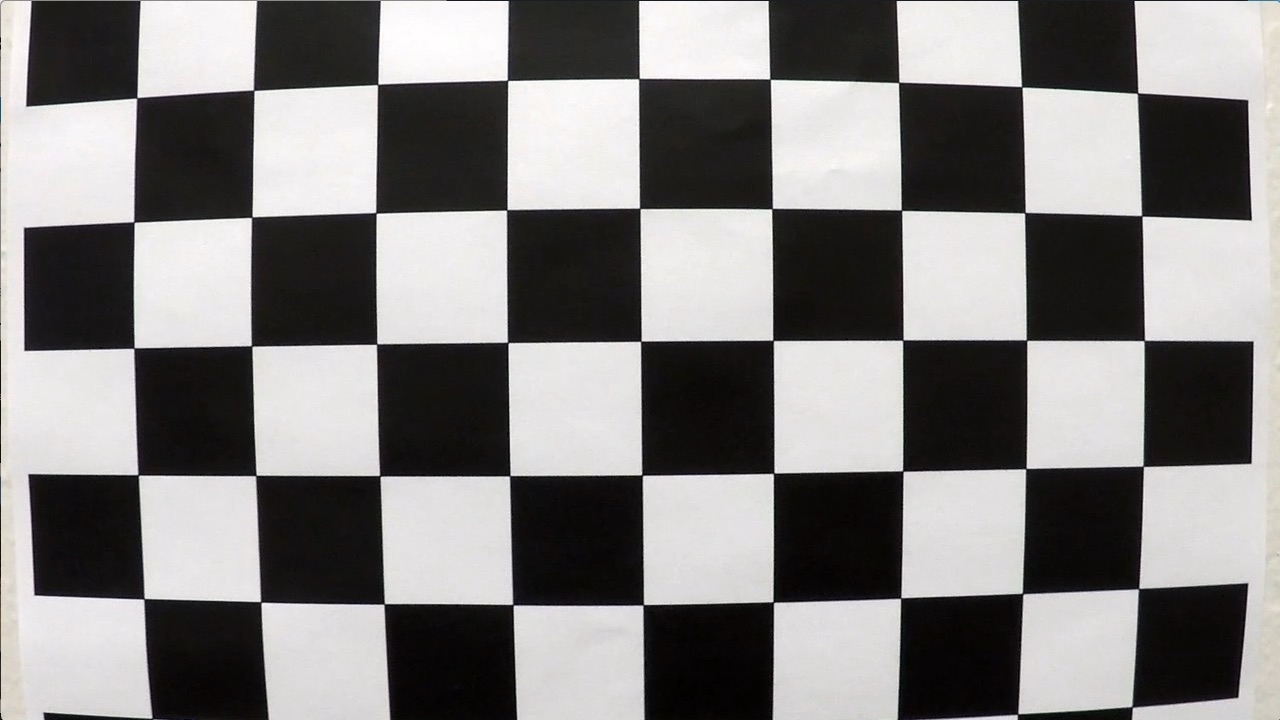
#> input picture camera_cal/calibration1.jpg, 1280 x 720 px; its folder holds 7 pictures in this run
$ python Advanced_Lane_Line_Marker_Pipeline.py
#> lines starting #> are read from the running program, lines starting #| are printed output that depends on the picture; after the words box and inside, x2 and y2 are one past the last pixel; in counts of white or black regions, pixels touching at a corner belong together
import numpy as np
import cv2
import glob
import pickle
import os

# prepare object points
n_cols = 9
n_rows = 6
objp = np.zeros((n_cols*n_rows,3), np.float32)
objp[:,:2] = np.mgrid[0:n_cols,0:n_rows].T.reshape(-1,2)

objpoints = []
imgpoints = []

calibration_images_path='camera_cal/calibration*.jpg'
images = glob.glob(calibration_images_path)


for idx, filename in enumerate(images):
    img = cv2.imread(filename)
#> img is the input picture: shape (720, 1280, 3); mean B, G, R 127.8, 128.4, 130.1
    gray = cv2.cvtColor(img, cv2.COLOR_BGR2GRAY)

    ret, corners = cv2.findChessboardCorners(gray, (n_cols, n_rows), None)
#> ret = False; corners = None

    if ret == True:
        imgpoints.append(corners)
        objpoints.append(objp)

        cv2.drawChessboardCorners(img, (n_cols, n_rows), corners, ret)
        write_name = 'corners_found'+str(idx)+'.jpg'
        path = './camera_cal/'
        cv2.imwrite(os.path.join(path , write_name), img)
    else:
        print('Unable to calibrate', filename)
#> pass 2 of the loop `for idx, filename in enumerate(images):`:
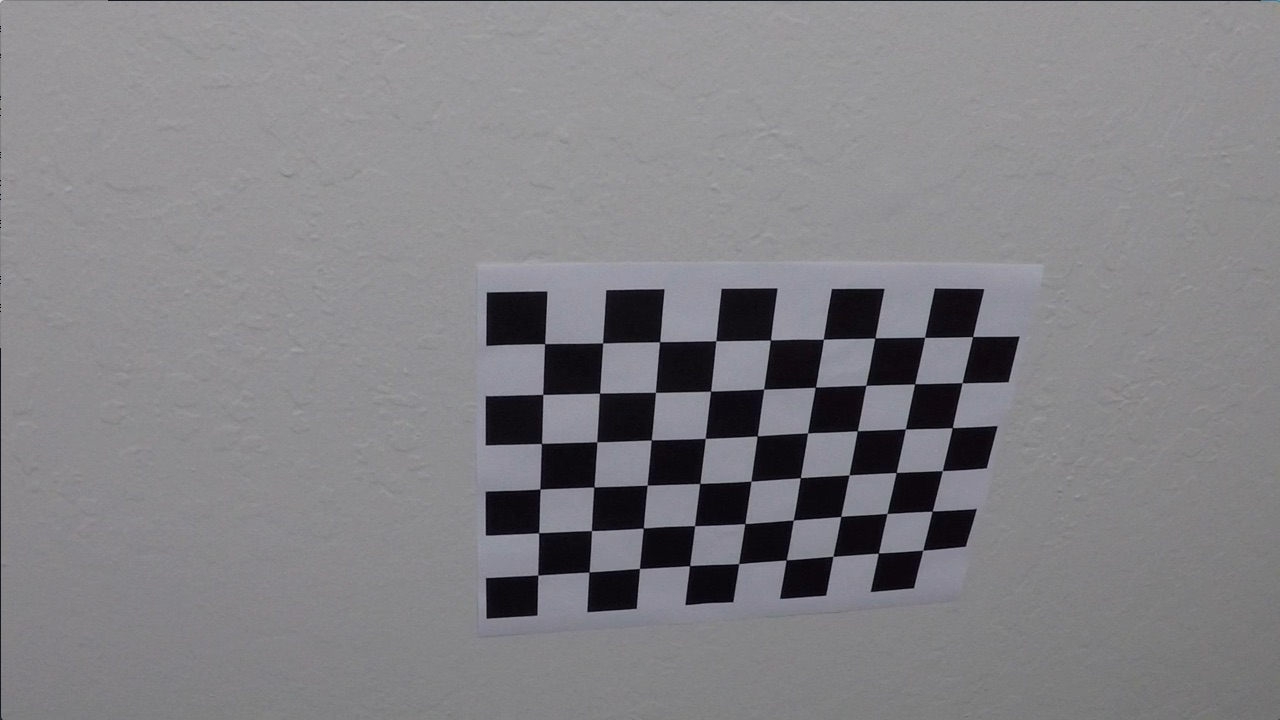
#> input picture camera_cal/calibration10.jpg, 1280 x 720 px
#> img is the input picture: shape (720, 1280, 3); mean B, G, R 133.1, 129.4, 130.2
#> ret = True; corners = 54 rows, first 8: [545.3, 343.1], [602.7, 342.8], [660.1, 341.3], [715.8, 340.7], [770.6, 340], [823.5, 339.2], [874.3, 338.5], [925.1, 337.4]
#> `cv2.drawChessboardCorners(img, (n_cols, n_rows), corners, ret)`:
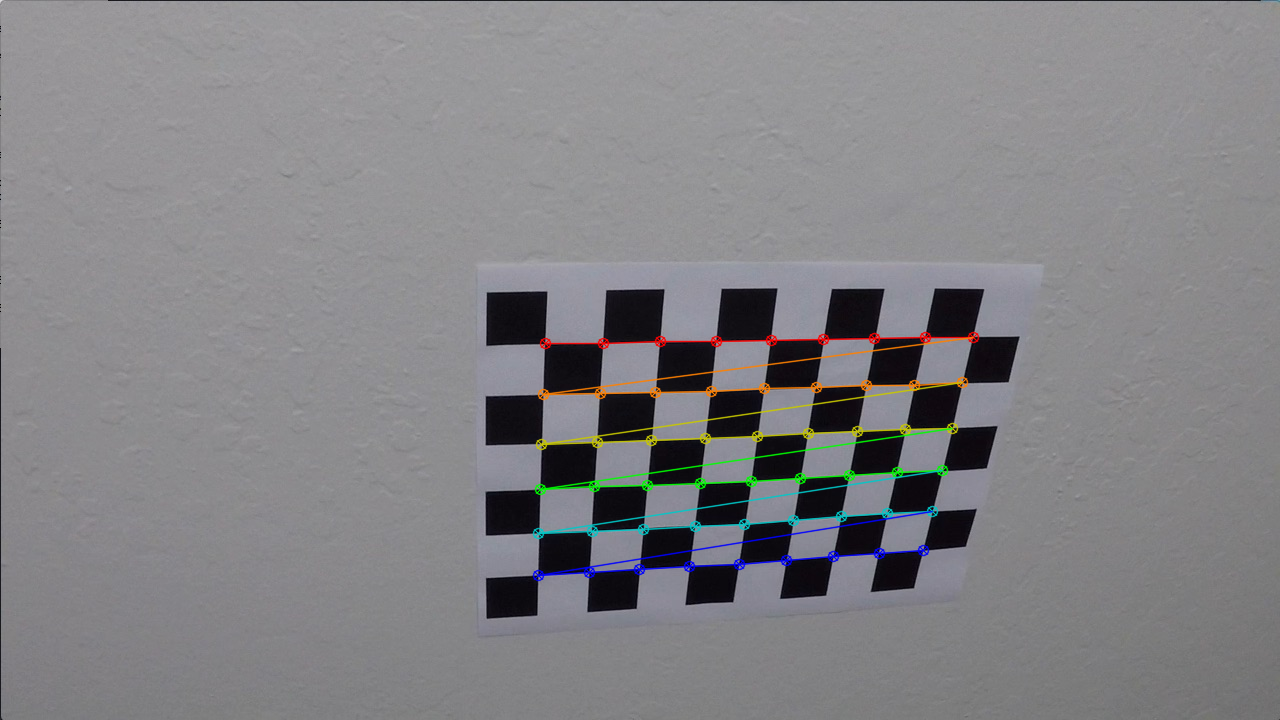
#> img: shape (720, 1280, 3); 1.91% of pixels changed, all inside (x1, y1, x2, y2) = (532, 331, 980, 582)
#> pass 3 of the loop `for idx, filename in enumerate(images):`:
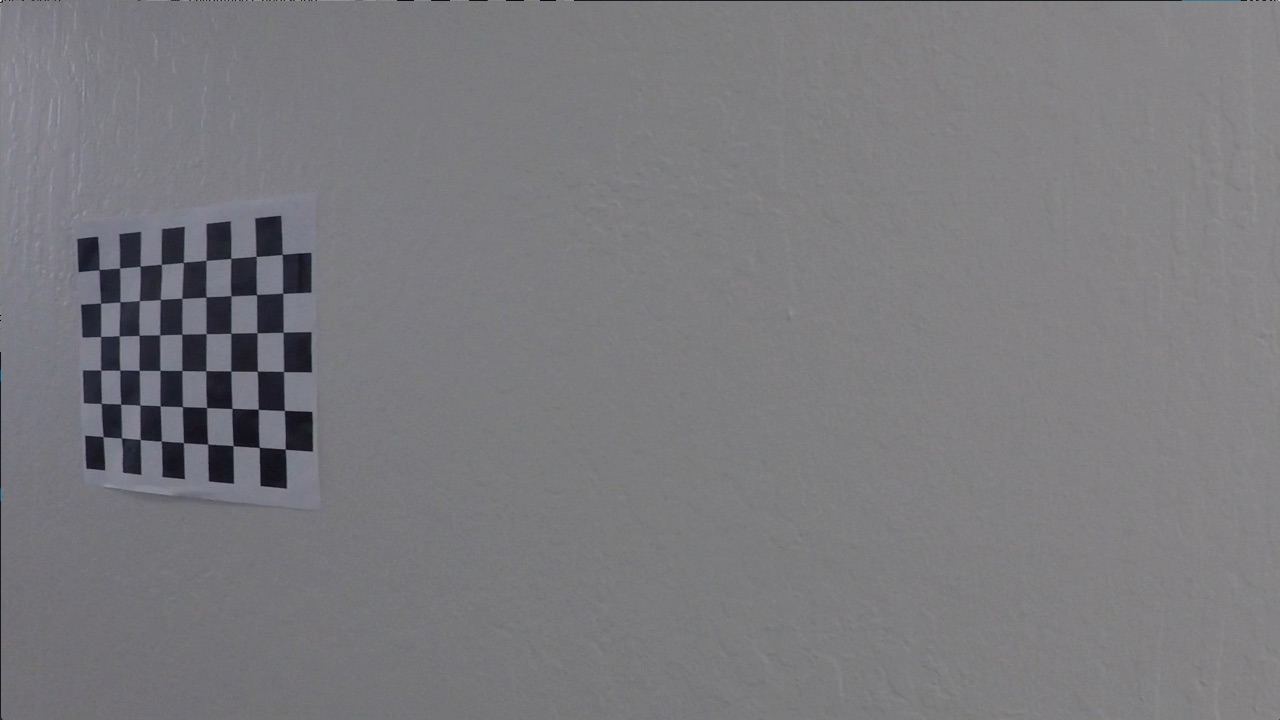
#> input picture camera_cal/calibration11.jpg, 1280 x 720 px
#> img is the input picture: shape (720, 1280, 3); mean B, G, R 125.2, 121.7, 122.2
#> corners = 54 rows, first 8: [99.22, 269.6], [119.6, 268], [140.1, 266.1], [161.3, 264.5], [183.3, 262.5], [206.1, 260.3], [230.7, 258.2], [256.2, 256.3]
#> `cv2.drawChessboardCorners(img, (n_cols, n_rows), corners, ret)`:
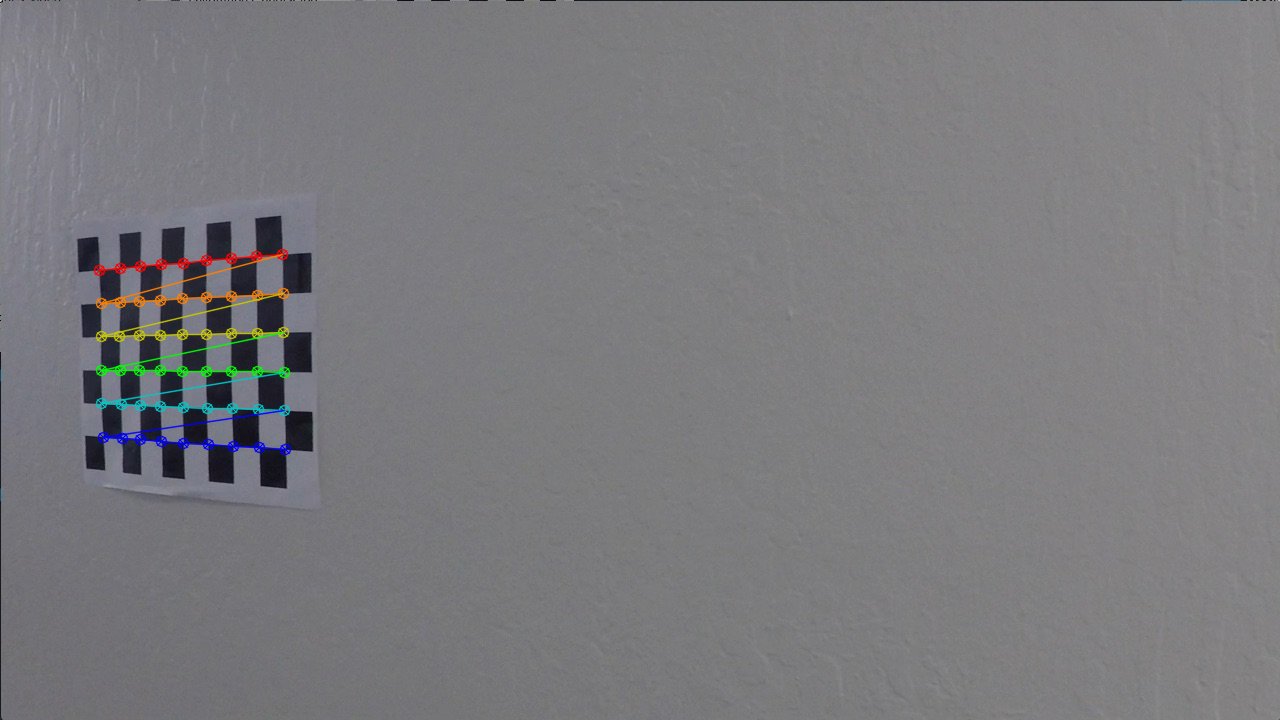
#> img: shape (720, 1280, 3); 1.11% of pixels changed, all inside (x1, y1, x2, y2) = (93, 248, 292, 456)
#> the loop made 5 passes; the first 3 are shown

img = cv2.imread('./camera_cal/calibration2.jpg')
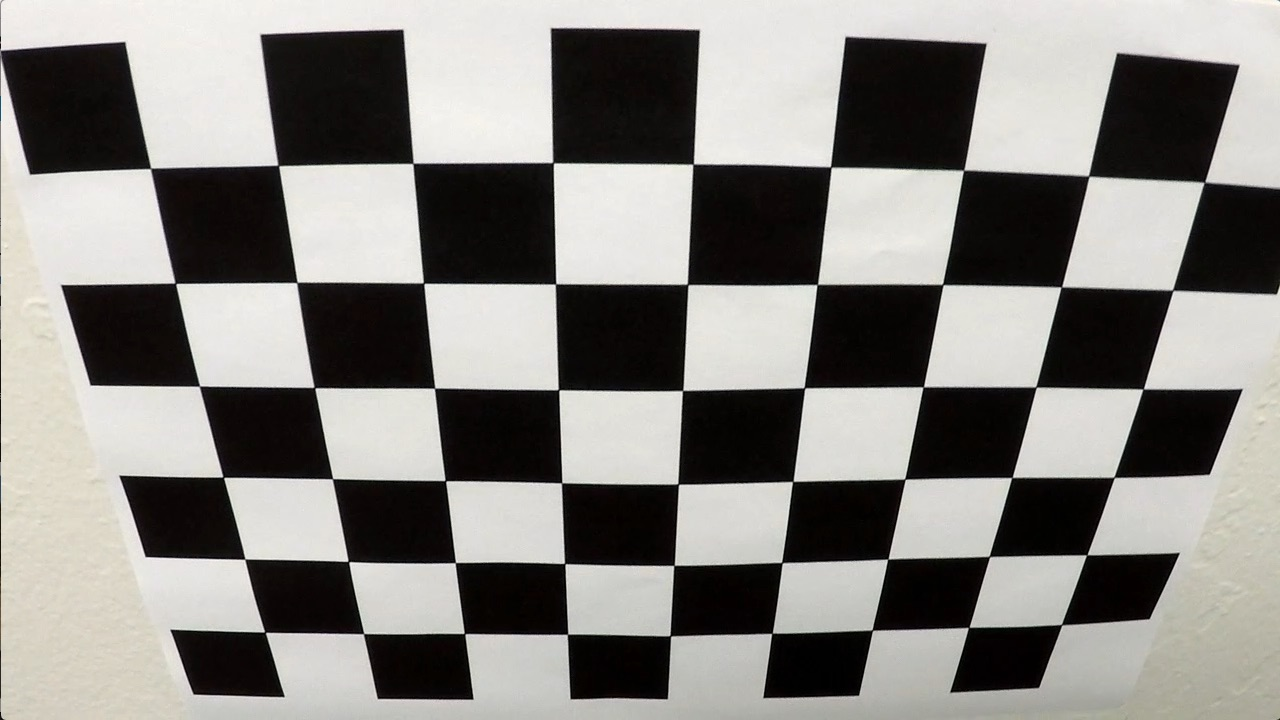
#> input picture camera_cal/calibration2.jpg, 1280 x 720 px
#> img is the input picture: shape (720, 1280, 3); mean B, G, R 128.5, 132.4, 134.4
img_size = (img.shape[1], img.shape[0])
#> img_size = (1280, 720)

def cal_undistort(img, objpoints, imgpoints):
    # Use cv2.calibrateCamera() and cv2.undistort()

    gray = cv2.cvtColor(img, cv2.COLOR_BGR2GRAY)
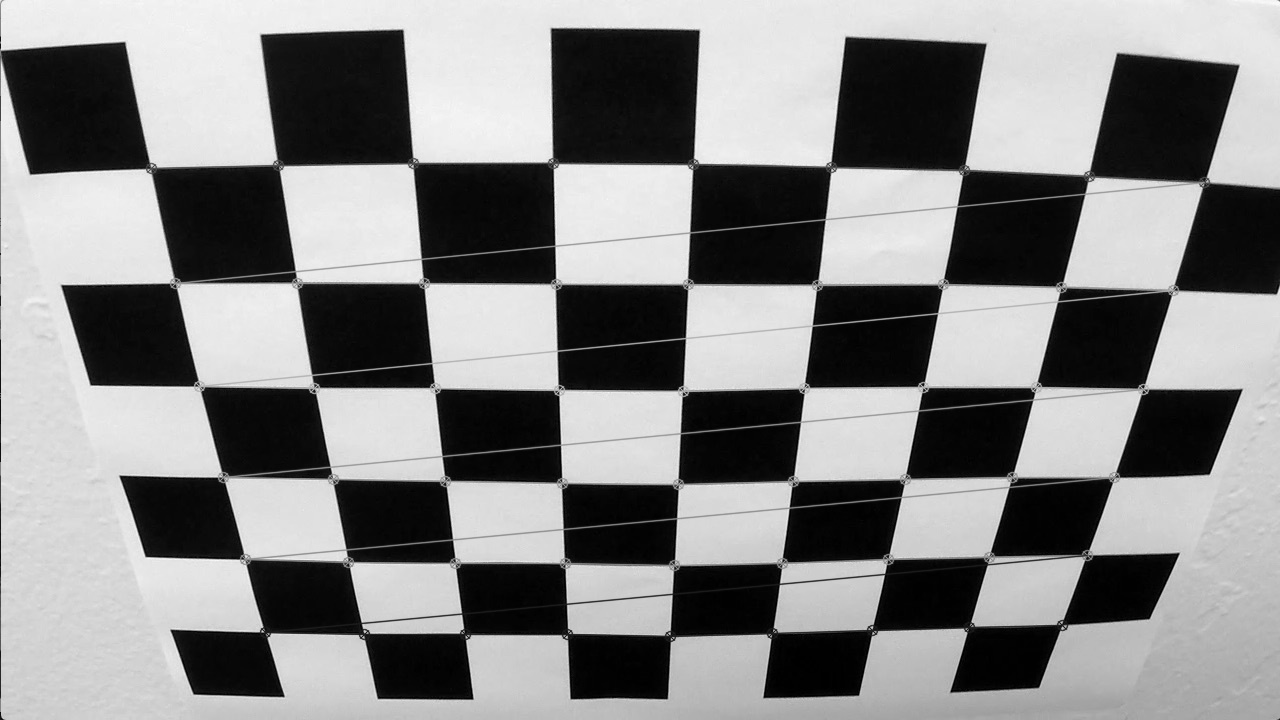
#> gray: shape (720, 1280); min 0, max 254, mean 132.8
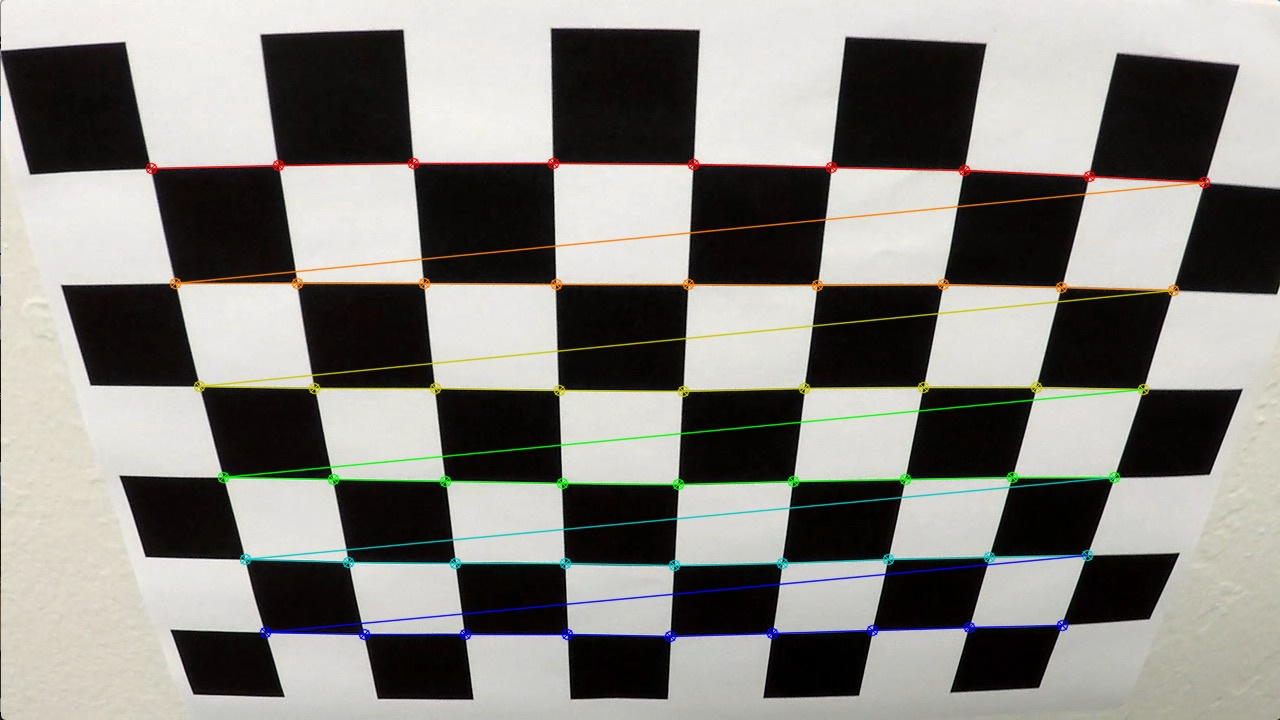
#> img: shape (720, 1280, 3); mean B, G, R 128, 132.9, 134.5

    ret, mtx, dist, rvecs, tvecs = cv2.calibrateCamera(objpoints, imgpoints, gray.shape[::-1], None, None)
    print(objpoints, imgpoints)
    return cv2.undistort(img, mtx, dist, None, mtx)
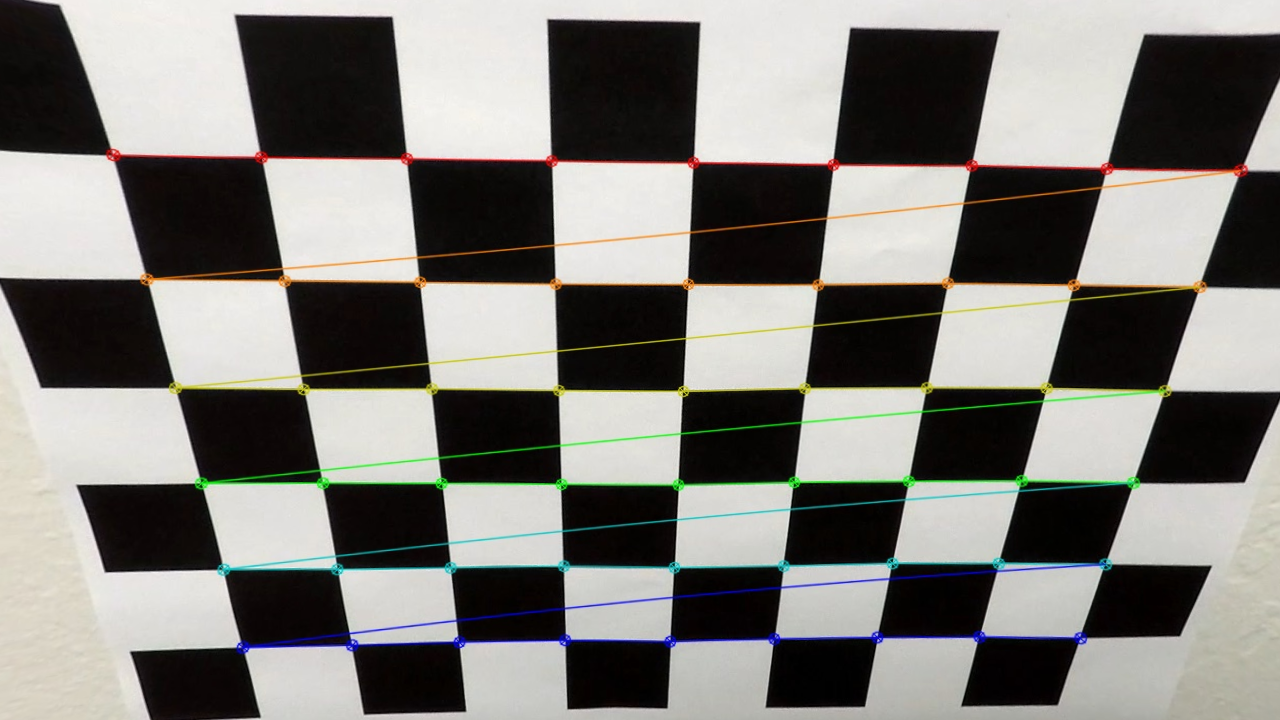
#> returned value: shape (720, 1280, 3); mean of channels 0, 1, 2 120.7, 125, 126.5; drawn as B, G, R

ret, mtx, dist, rvecs, tvecs = cv2.calibrateCamera(objpoints, imgpoints, gray.shape[::-1], None, None)
write_name = 'corners_found4_undistorted.jpg'
path = './camera_cal/'
cv2.imwrite(os.path.join(path , write_name), cal_undistort(cv2.imread('./camera_cal/corners_found4.jpg'), objpoints, imgpoints))

dist_pickle = {}
dist_pickle["mtx"] = mtx
dist_pickle["dist"] = dist
pickle.dump( dist_pickle, open( "./camera_cal/calibration_pickle.p", "wb") )
